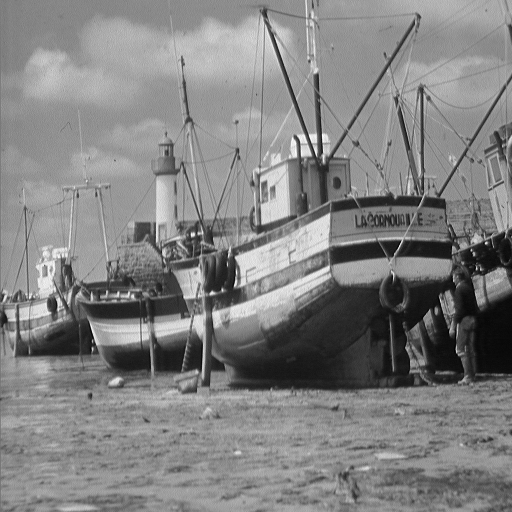
#> input picture assignment01/images/fishingboat.tiff, 512 x 512 px
$ python task04_bi.py   (older library calls are emulated)
#> lines starting #> are read from the running program, lines starting #| are printed output that depends on the picture
import numpy as np
import matplotlib.pyplot as plt
from scipy import misc
from PIL import Image

imagePath = { 'aerial' : './images/5.1.10-aerial.tiff',
			'jellyBeans' : './images/4.1.07-jelly-beans.tiff',
			'lake' : './images/4.2.06-lake.tiff',
			'fishingBoat' : './images/fishingboat.tiff',
			'lochness' : './images/lochness.tiff',
			'terraux' : './images/terraux.tiff'}


def spatialConvolution(inputImage, kernel):
	inputImage = np.array(inputImage)
	outputImage = np.array(inputImage)
	(imageHeight, imageWidth) = inputImage.shape

	kernelWidth = len(kernel[0])
	centerKernelWidth = int(np.floor(kernelWidth / 2))
	kernelHeight = len(kernel)
	centerKernelHeight = int(np.floor(kernelHeight / 2))

	for y in range(imageHeight):
		for x in range(imageWidth):
			sum = 0

			for ky in range(kernelHeight):
				for kx in range(kernelWidth):
					nx = kx - centerKernelHeight
					ny = ky - centerKernelWidth

					currentPixelX = x + nx
					currentPixelY = y + ny

					if 0 <= currentPixelX < imageWidth and 0 <= currentPixelY < imageHeight:
						level = inputImage[currentPixelY] [currentPixelX] * kernel[ky][kx]

						sum = sum + level

			outputImage[y][x] = sum

	return outputImage

averaging3x3kernel =  (1 / 9) * np.array([
  [1, 1, 1],
  [1, 1, 1],
  [1, 1, 1]
])

gaussian5x5Kernel =  (1 / 256) * np.array([
  [1, 4, 6, 4, 1],
  [4, 16, 24, 16, 4],
  [6, 24, 36, 24, 6],
  [4, 16, 24, 16, 4],
  [1, 4, 6, 4, 1]
])

def subplotImage(filepath):
#> called with filepath = './images/fishingboat.tiff'
	_, ax = plt.subplots(1, 3, figsize=(16, 8))
	originalImage = misc.imread(filepath)
#> originalImage is the input picture: shape (512, 512); min 0, max 255, mean 129.7
	ax[0].imshow(originalImage, cmap='gray')
	ax[0].set_axis_off()
	avaragingImage = spatialConvolution(misc.imread(filepath), averaging3x3kernel)
	ax[1].imshow(avaragingImage, cmap='gray')
	ax[1].set_axis_off()
	gaussianImage = spatialConvolution(misc.imread(filepath), gaussian5x5Kernel)
#> after the loop in spatialConvolution (call 2), `for y in range(imageHeight):`:
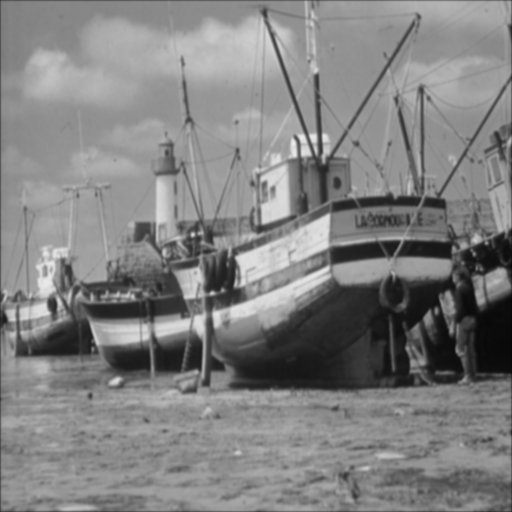
#> outputImage: shape (512, 512); min 6, max 236, mean 128.8
	ax[2].imshow(gaussianImage, cmap='gray')
	ax[2].set_axis_off()
	plt.show()
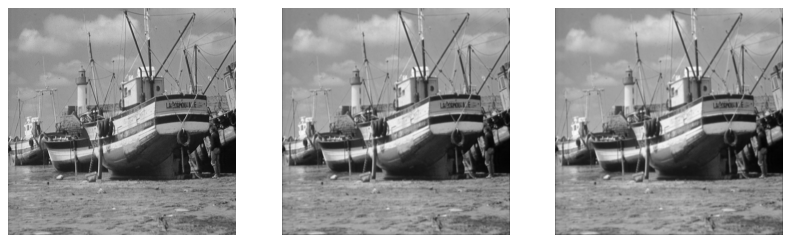
#> figure drawn by matplotlib, 3 panels
	return None

subplotImage(imagePath['fishingBoat'])
